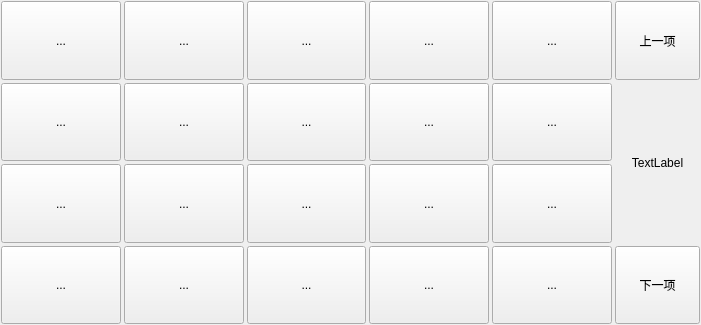
<?xml version="1.0" encoding="UTF-8"?>
<ui version="4.0">
 <class>FormHanziTable</class>
 <widget class="QWidget" name="FormHanziTable">
  <property name="geometry">
   <rect>
    <x>0</x>
    <y>0</y>
    <width>701</width>
    <height>325</height>
   </rect>
  </property>
  <property name="windowTitle">
   <string>Form</string>
  </property>
  <layout class="QGridLayout" name="gridLayout">
   <property name="margin">
    <number>1</number>
   </property>
   <property name="spacing">
    <number>3</number>
   </property>
   <item row="0" column="0">
    <widget class="QToolButton" name="toolButton_00">
     <property name="sizePolicy">
      <sizepolicy hsizetype="Preferred" vsizetype="Preferred">
       <horstretch>0</horstretch>
       <verstretch>0</verstretch>
      </sizepolicy>
     </property>
     <property name="focusPolicy">
      <enum>Qt::NoFocus</enum>
     </property>
     <property name="text">
      <string>...</string>
     </property>
    </widget>
   </item>
   <item row="0" column="1">
    <widget class="QToolButton" name="toolButton_01">
     <property name="sizePolicy">
      <sizepolicy hsizetype="Preferred" vsizetype="Preferred">
       <horstretch>0</horstretch>
       <verstretch>0</verstretch>
      </sizepolicy>
     </property>
     <property name="focusPolicy">
      <enum>Qt::NoFocus</enum>
     </property>
     <property name="text">
      <string>...</string>
     </property>
    </widget>
   </item>
   <item row="0" column="2">
    <widget class="QToolButton" name="toolButton_02">
     <property name="sizePolicy">
      <sizepolicy hsizetype="Preferred" vsizetype="Preferred">
       <horstretch>0</horstretch>
       <verstretch>0</verstretch>
      </sizepolicy>
     </property>
     <property name="focusPolicy">
      <enum>Qt::NoFocus</enum>
     </property>
     <property name="text">
      <string>...</string>
     </property>
    </widget>
   </item>
   <item row="0" column="3">
    <widget class="QToolButton" name="toolButton_03">
     <property name="sizePolicy">
      <sizepolicy hsizetype="Preferred" vsizetype="Preferred">
       <horstretch>0</horstretch>
       <verstretch>0</verstretch>
      </sizepolicy>
     </property>
     <property name="focusPolicy">
      <enum>Qt::NoFocus</enum>
     </property>
     <property name="text">
      <string>...</string>
     </property>
    </widget>
   </item>
   <item row="0" column="4">
    <widget class="QToolButton" name="toolButton_04">
     <property name="sizePolicy">
      <sizepolicy hsizetype="Preferred" vsizetype="Preferred">
       <horstretch>0</horstretch>
       <verstretch>0</verstretch>
      </sizepolicy>
     </property>
     <property name="focusPolicy">
      <enum>Qt::NoFocus</enum>
     </property>
     <property name="text">
      <string>...</string>
     </property>
    </widget>
   </item>
   <item row="1" column="0">
    <widget class="QToolButton" name="toolButton_10">
     <property name="sizePolicy">
      <sizepolicy hsizetype="Preferred" vsizetype="Preferred">
       <horstretch>0</horstretch>
       <verstretch>0</verstretch>
      </sizepolicy>
     </property>
     <property name="focusPolicy">
      <enum>Qt::NoFocus</enum>
     </property>
     <property name="text">
      <string>...</string>
     </property>
    </widget>
   </item>
   <item row="1" column="1">
    <widget class="QToolButton" name="toolButton_11">
     <property name="sizePolicy">
      <sizepolicy hsizetype="Preferred" vsizetype="Preferred">
       <horstretch>0</horstretch>
       <verstretch>0</verstretch>
      </sizepolicy>
     </property>
     <property name="focusPolicy">
      <enum>Qt::NoFocus</enum>
     </property>
     <property name="text">
      <string>...</string>
     </property>
    </widget>
   </item>
   <item row="1" column="2">
    <widget class="QToolButton" name="toolButton_12">
     <property name="sizePolicy">
      <sizepolicy hsizetype="Preferred" vsizetype="Preferred">
       <horstretch>0</horstretch>
       <verstretch>0</verstretch>
      </sizepolicy>
     </property>
     <property name="focusPolicy">
      <enum>Qt::NoFocus</enum>
     </property>
     <property name="text">
      <string>...</string>
     </property>
    </widget>
   </item>
   <item row="1" column="3">
    <widget class="QToolButton" name="toolButton_13">
     <property name="sizePolicy">
      <sizepolicy hsizetype="Preferred" vsizetype="Preferred">
       <horstretch>0</horstretch>
       <verstretch>0</verstretch>
      </sizepolicy>
     </property>
     <property name="focusPolicy">
      <enum>Qt::NoFocus</enum>
     </property>
     <property name="text">
      <string>...</string>
     </property>
    </widget>
   </item>
   <item row="1" column="4">
    <widget class="QToolButton" name="toolButton_14">
     <property name="sizePolicy">
      <sizepolicy hsizetype="Preferred" vsizetype="Preferred">
       <horstretch>0</horstretch>
       <verstretch>0</verstretch>
      </sizepolicy>
     </property>
     <property name="focusPolicy">
      <enum>Qt::NoFocus</enum>
     </property>
     <property name="text">
      <string>...</string>
     </property>
    </widget>
   </item>
   <item row="2" column="0">
    <widget class="QToolButton" name="toolButton_20">
     <property name="sizePolicy">
      <sizepolicy hsizetype="Preferred" vsizetype="Preferred">
       <horstretch>0</horstretch>
       <verstretch>0</verstretch>
      </sizepolicy>
     </property>
     <property name="focusPolicy">
      <enum>Qt::NoFocus</enum>
     </property>
     <property name="text">
      <string>...</string>
     </property>
    </widget>
   </item>
   <item row="2" column="1">
    <widget class="QToolButton" name="toolButton_21">
     <property name="sizePolicy">
      <sizepolicy hsizetype="Preferred" vsizetype="Preferred">
       <horstretch>0</horstretch>
       <verstretch>0</verstretch>
      </sizepolicy>
     </property>
     <property name="focusPolicy">
      <enum>Qt::NoFocus</enum>
     </property>
     <property name="text">
      <string>...</string>
     </property>
    </widget>
   </item>
   <item row="2" column="2">
    <widget class="QToolButton" name="toolButton_22">
     <property name="sizePolicy">
      <sizepolicy hsizetype="Preferred" vsizetype="Preferred">
       <horstretch>0</horstretch>
       <verstretch>0</verstretch>
      </sizepolicy>
     </property>
     <property name="focusPolicy">
      <enum>Qt::NoFocus</enum>
     </property>
     <property name="text">
      <string>...</string>
     </property>
    </widget>
   </item>
   <item row="2" column="3">
    <widget class="QToolButton" name="toolButton_23">
     <property name="sizePolicy">
      <sizepolicy hsizetype="Preferred" vsizetype="Preferred">
       <horstretch>0</horstretch>
       <verstretch>0</verstretch>
      </sizepolicy>
     </property>
     <property name="focusPolicy">
      <enum>Qt::NoFocus</enum>
     </property>
     <property name="text">
      <string>...</string>
     </property>
    </widget>
   </item>
   <item row="2" column="4">
    <widget class="QToolButton" name="toolButton_24">
     <property name="sizePolicy">
      <sizepolicy hsizetype="Preferred" vsizetype="Preferred">
       <horstretch>0</horstretch>
       <verstretch>0</verstretch>
      </sizepolicy>
     </property>
     <property name="focusPolicy">
      <enum>Qt::NoFocus</enum>
     </property>
     <property name="text">
      <string>...</string>
     </property>
    </widget>
   </item>
   <item row="4" column="1">
    <widget class="QToolButton" name="toolButton_31">
     <property name="sizePolicy">
      <sizepolicy hsizetype="Preferred" vsizetype="Preferred">
       <horstretch>0</horstretch>
       <verstretch>0</verstretch>
      </sizepolicy>
     </property>
     <property name="focusPolicy">
      <enum>Qt::NoFocus</enum>
     </property>
     <property name="text">
      <string>...</string>
     </property>
    </widget>
   </item>
   <item row="4" column="2">
    <widget class="QToolButton" name="toolButton_32">
     <property name="sizePolicy">
      <sizepolicy hsizetype="Preferred" vsizetype="Preferred">
       <horstretch>0</horstretch>
       <verstretch>0</verstretch>
      </sizepolicy>
     </property>
     <property name="focusPolicy">
      <enum>Qt::NoFocus</enum>
     </property>
     <property name="text">
      <string>...</string>
     </property>
    </widget>
   </item>
   <item row="4" column="3">
    <widget class="QToolButton" name="toolButton_33">
     <property name="sizePolicy">
      <sizepolicy hsizetype="Preferred" vsizetype="Preferred">
       <horstretch>0</horstretch>
       <verstretch>0</verstretch>
      </sizepolicy>
     </property>
     <property name="focusPolicy">
      <enum>Qt::NoFocus</enum>
     </property>
     <property name="text">
      <string>...</string>
     </property>
    </widget>
   </item>
   <item row="4" column="4">
    <widget class="QToolButton" name="toolButton_34">
     <property name="sizePolicy">
      <sizepolicy hsizetype="Preferred" vsizetype="Preferred">
       <horstretch>0</horstretch>
       <verstretch>0</verstretch>
      </sizepolicy>
     </property>
     <property name="focusPolicy">
      <enum>Qt::NoFocus</enum>
     </property>
     <property name="text">
      <string>...</string>
     </property>
    </widget>
   </item>
   <item row="4" column="5">
    <widget class="QToolButton" name="toolButton_PageDown">
     <property name="sizePolicy">
      <sizepolicy hsizetype="Preferred" vsizetype="Preferred">
       <horstretch>0</horstretch>
       <verstretch>0</verstretch>
      </sizepolicy>
     </property>
     <property name="maximumSize">
      <size>
       <width>85</width>
       <height>16777215</height>
      </size>
     </property>
     <property name="focusPolicy">
      <enum>Qt::NoFocus</enum>
     </property>
     <property name="text">
      <string>下一项</string>
     </property>
     <property name="icon">
      <iconset resource="keypad.qrc">
       <normaloff>:/new/keypad/picture/keypad/triangle-down.png</normaloff>:/new/keypad/picture/keypad/triangle-down.png</iconset>
     </property>
     <property name="iconSize">
      <size>
       <width>32</width>
       <height>32</height>
      </size>
     </property>
    </widget>
   </item>
   <item row="0" column="5">
    <widget class="QToolButton" name="toolButton_PageUp">
     <property name="sizePolicy">
      <sizepolicy hsizetype="Preferred" vsizetype="Preferred">
       <horstretch>0</horstretch>
       <verstretch>0</verstretch>
      </sizepolicy>
     </property>
     <property name="minimumSize">
      <size>
       <width>0</width>
       <height>0</height>
      </size>
     </property>
     <property name="maximumSize">
      <size>
       <width>85</width>
       <height>16777215</height>
      </size>
     </property>
     <property name="focusPolicy">
      <enum>Qt::NoFocus</enum>
     </property>
     <property name="text">
      <string>上一项</string>
     </property>
     <property name="icon">
      <iconset resource="keypad.qrc">
       <normaloff>:/new/keypad/picture/keypad/triangle-up.png</normaloff>:/new/keypad/picture/keypad/triangle-up.png</iconset>
     </property>
     <property name="iconSize">
      <size>
       <width>32</width>
       <height>32</height>
      </size>
     </property>
    </widget>
   </item>
   <item row="4" column="0">
    <widget class="QToolButton" name="toolButton_30">
     <property name="sizePolicy">
      <sizepolicy hsizetype="Preferred" vsizetype="Preferred">
       <horstretch>0</horstretch>
       <verstretch>0</verstretch>
      </sizepolicy>
     </property>
     <property name="focusPolicy">
      <enum>Qt::NoFocus</enum>
     </property>
     <property name="text">
      <string>...</string>
     </property>
    </widget>
   </item>
   <item row="1" column="5" rowspan="2">
    <widget class="QLabel" name="label_Progress">
     <property name="text">
      <string>TextLabel</string>
     </property>
     <property name="alignment">
      <set>Qt::AlignCenter</set>
     </property>
    </widget>
   </item>
  </layout>
 </widget>
 <resources>
  <include location="keypad.qrc"/>
 </resources>
 <connections>
  <connection>
   <sender>toolButton_PageUp</sender>
   <signal>clicked()</signal>
   <receiver>FormHanziTable</receiver>
   <slot>onPageUp()</slot>
   <hints>
    <hint type="sourcelabel">
     <x>641</x>
     <y>46</y>
    </hint>
    <hint type="destinationlabel">
     <x>613</x>
     <y>81</y>
    </hint>
   </hints>
  </connection>
  <connection>
   <sender>toolButton_PageDown</sender>
   <signal>clicked()</signal>
   <receiver>FormHanziTable</receiver>
   <slot>onPageDown()</slot>
   <hints>
    <hint type="sourcelabel">
     <x>626</x>
     <y>285</y>
    </hint>
    <hint type="destinationlabel">
     <x>612</x>
     <y>243</y>
    </hint>
   </hints>
  </connection>
 </connections>
 <slots>
  <slot>onPageUp()</slot>
  <slot>onPageDown()</slot>
 </slots>
</ui>
